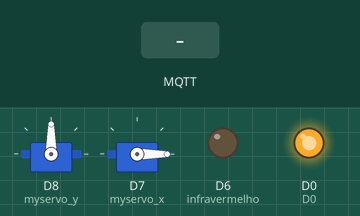
Simulated run of this sketch. Board: ESP8266 (NodeMCU). Parts: 2 × servo, output pins drawn as LEDs (lit = HIGH). Inputs (shaded band) come from the test bench. WiFi joins after 1.5 s; servers stay silent unless stated; no MQTT or app messages arrive unless stated; what the sketch prints to the serial monitor is not drawn.

Above: at 2.8 s.
2.9 s: MQTT message "1" arrives on the second subscribed topic
At 3.9 s:
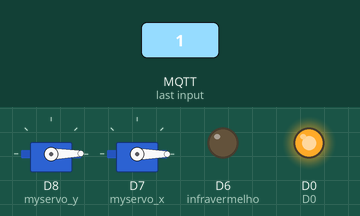
4.4 s: MQTT message "1" arrives on the third subscribed topic
At 5.1 s:
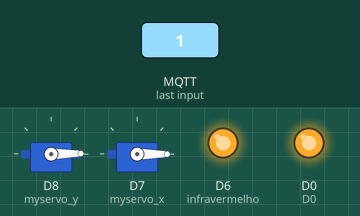
5.9 s: MQTT message "1" arrives on the first subscribed topic
At 6.2 s:
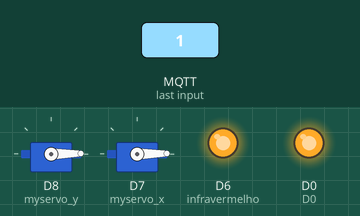
7.4 s: MQTT message "on" arrives on the third subscribed topic
At 8.5 s:
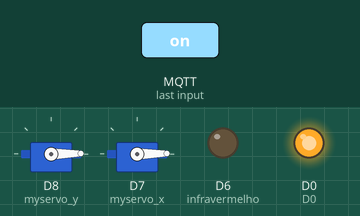
Timing chart, 0 to 9.9 s (numbered marks = the images above; inputs shaded):
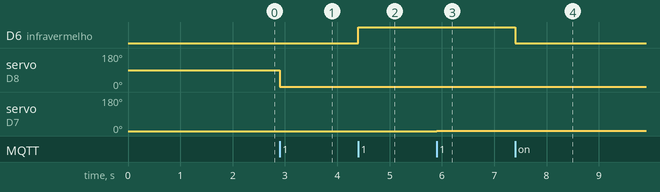

Measured:
- after the input at 2.9 s, servo on D8 (myservo_y): 90° → 1° at once
- after the input at 4.4 s, D6 (infravermelho): LOW → HIGH at once
- after the input at 5.9 s, servo on D7 (myservo_x): 0° → 1° at once
- after the input at 7.4 s, D6 (infravermelho): HIGH → LOW at once

The sketch:

camera-sucesso.ino
```cpp
#include <ESP8266WiFi.h>
#include <PubSubClient.h>
#define TOPICO_SUBSCRIBE "x"
#define TOPICO_SUBSCRIBE2 "y"
#define TOPICO_SUBSCRIBE3 "infravermelho"
#define TOPICO_PUBLISH   "message"
#define ID_MQTT  "HomeAut"     //id mqtt (para identificação de sessão)IMPORTANTE: este deve ser único no broker (ou seja, se um client MQTT tentar entrar com o mesmo id de outro já conectado ao broker, o broker irá fechar a conexão de um deles).
//defines - mapeamento de pinos do NodeMCU
#define D0    16
#define D1    5
#define D2    4
#define D3    0
#define D4    2
#define D5    14
#define D6    12
#define D7    13
#define D8    15
#define D9    3
#define D10   1

int message;
#include <Servo.h>

int manual=1;
int pos_y = 0;
int pos_x=0;
Servo myservo_y;
Servo myservo_x;
int infravermelho=12;

// WIFI
const char* SSID = ""; // SSID / nome da rede WI-FI que deseja se conectar
const char* PASSWORD = ""; // Senha da rede WI-FI que deseja se conectar

// MQTT
const char* BROKER_MQTT = "m15.cloudmqtt.com";
int BROKER_PORT = 12131;

//Variáveis e objetos globais
WiFiClient espClient; // Cria o objeto espClient
PubSubClient MQTT(espClient); // Instancia o Cliente MQTT passando o objeto espClient
char EstadoSaida = '0';  //variável que armazena o estado atual da saída

//Prototypes
void initSerial();
void initWiFi();
void initMQTT();
void reconectWiFi();
void mqtt_callback(char* topic, byte* payload, unsigned int length);
void VerificaConexoesWiFIEMQTT(void);
void InitOutput(void);

void setup() {
  pinMode(infravermelho, OUTPUT);
  myservo_y.attach(15);
  delay(100);
  myservo_x.attach(13);
  myservo_x.write(-180);
  InitOutput();
  initSerial();
  initWiFi();
  initMQTT();
}

//Função: inicializa comunicação serial com baudrate 115200 (para fins de monitorar no terminal serial o que está acontecendo.
void initSerial(){
  Serial.begin(115200);
}

//Função: inicializa e conecta-se na rede WI-FI desejada
void initWiFi(){
  delay(10);
  Serial.println("------Conexao WI-FI------");
  Serial.print("Conectando-se na rede: ");
  Serial.println(SSID);
  Serial.println("Aguarde");

  reconectWiFi();
}

//Função: inicializa parâmetros de conexão MQTT(endereço do broker, porta e seta função de callback)
void initMQTT(){
    MQTT.setServer(BROKER_MQTT, BROKER_PORT);   //informa qual broker e porta deve ser conectado
    MQTT.setCallback(mqtt_callback);            //atribui função de callback (função chamada quando qualquer informação de um dos tópicos subescritos chega)
}

//Função: função de callback
//        esta função é chamada toda vez que uma informação de
//        um dos tópicos subescritos chega)
void mqtt_callback(char* topic, byte* payload, unsigned int length)
{
    String msg;

    //obtem a string do payload recebido
    for(int i = 0; i < length; i++)
    {
       char c = (char)payload[i];
       msg += c;
    }
    Serial.println(topic);
    Serial.println(msg);
    message=msg.toInt();

    if (strcmp(topic,"x")==0){
      moveX();
    }
    if (strcmp(topic,"y")==0){
      moveY();
    }
	if (strcmp(topic,"infravermelho")==0){
		alterar_infravermelho();
    }

}

//Função: reconecta-se ao broker MQTT (caso ainda não esteja conectado ou em caso de a conexão cair)
//        em caso de sucesso na conexão ou reconexão, o subscribe dos tópicos é refeito.
void reconnectMQTT()
{
    while (!MQTT.connected())
    {
        Serial.print("* Tentando se conectar ao Broker MQTT: ");
        Serial.println(BROKER_MQTT);
        if (MQTT.connect("ifsp", "woittipk", "TTa4plzNwzBE"))
        {
            Serial.println("Conectado com sucesso ao broker MQTT!");
            MQTT.subscribe(TOPICO_SUBSCRIBE);
            MQTT.subscribe(TOPICO_SUBSCRIBE2);
            MQTT.subscribe(TOPICO_SUBSCRIBE3);
        }
        else
        {
            Serial.println("Falha ao reconectar no broker.");
            Serial.println("Havera nova tentativa de conexao em 2s");
            delay(2000);
        }
    }
}

//Função: reconecta-se ao WiFi
void reconectWiFi()
{
    //se já está conectado a rede WI-FI, nada é feito.
    //Caso contrário, são efetuadas tentativas de conexão
    if (WiFi.status() == WL_CONNECTED)
        return;

    WiFi.begin(SSID, PASSWORD); // Conecta na rede WI-FI

    while (WiFi.status() != WL_CONNECTED)
    {
        delay(100);
        Serial.print(".");
    }

    Serial.println();
    Serial.print("Conectado com sucesso na rede ");
    Serial.print(SSID);
    Serial.println("IP obtido: ");
    Serial.println(WiFi.localIP());
}

//Função: verifica o estado das conexões WiFI e ao broker MQTT. Em caso de desconexão (qualquer uma das duas), a conexão é refeita.
void VerificaConexoesWiFIEMQTT(void){
  if (!MQTT.connected())
    reconnectMQTT(); //se não há conexão com o Broker, a conexão é refeita
  reconectWiFi(); //se não há conexão com o WiFI, a conexão é refeita
}

void recebeOutputMQTT(void){}
//Função: envia ao Broker o estado atual do output
void EnviaEstadoOutputMQTT(void){
  if (EstadoSaida == '0')
    MQTT.publish(TOPICO_PUBLISH, "D");

  if (EstadoSaida == '1')
    MQTT.publish(TOPICO_PUBLISH, "L");

  Serial.println("- Estado da saida D0 enviado ao broker!");
  delay(1000);
}

//Função: inicializa o output em nível lógico baixo
void InitOutput(void){
  //IMPORTANTE: o Led já contido na placa é acionado com lógica invertida (ou seja,enviar HIGH para o output faz o Led apagar / enviar LOW faz o Led acender)
  pinMode(D0, OUTPUT);
  digitalWrite(D0, HIGH);
}


//programa principal
void loop(){
  VerificaConexoesWiFIEMQTT();
  MQTT.loop();
}

void moveX(){
  if(message!=0){
    if((pos_x+message>=0)and(pos_x+message<=180)){
      pos_x=pos_x+message;
      myservo_x.write(pos_x);
      message=0;
      Serial.print("atual x:");
      Serial.println(pos_x);
    }
  }

}

void moveY(){
  if(message!=0){
    if((pos_y+message>=0)and(pos_y+message<=180)){
      pos_y=pos_y+message;
      myservo_y.write(pos_y);
      message=0;
      Serial.print("atual y:");
      Serial.println(pos_y);
    }
  }
}

void alterar_infravermelho(){
	if(message==0){
		digitalWrite(infravermelho, LOW);
	}
	if(message==1){
		digitalWrite(infravermelho, HIGH);
	}
}
```
